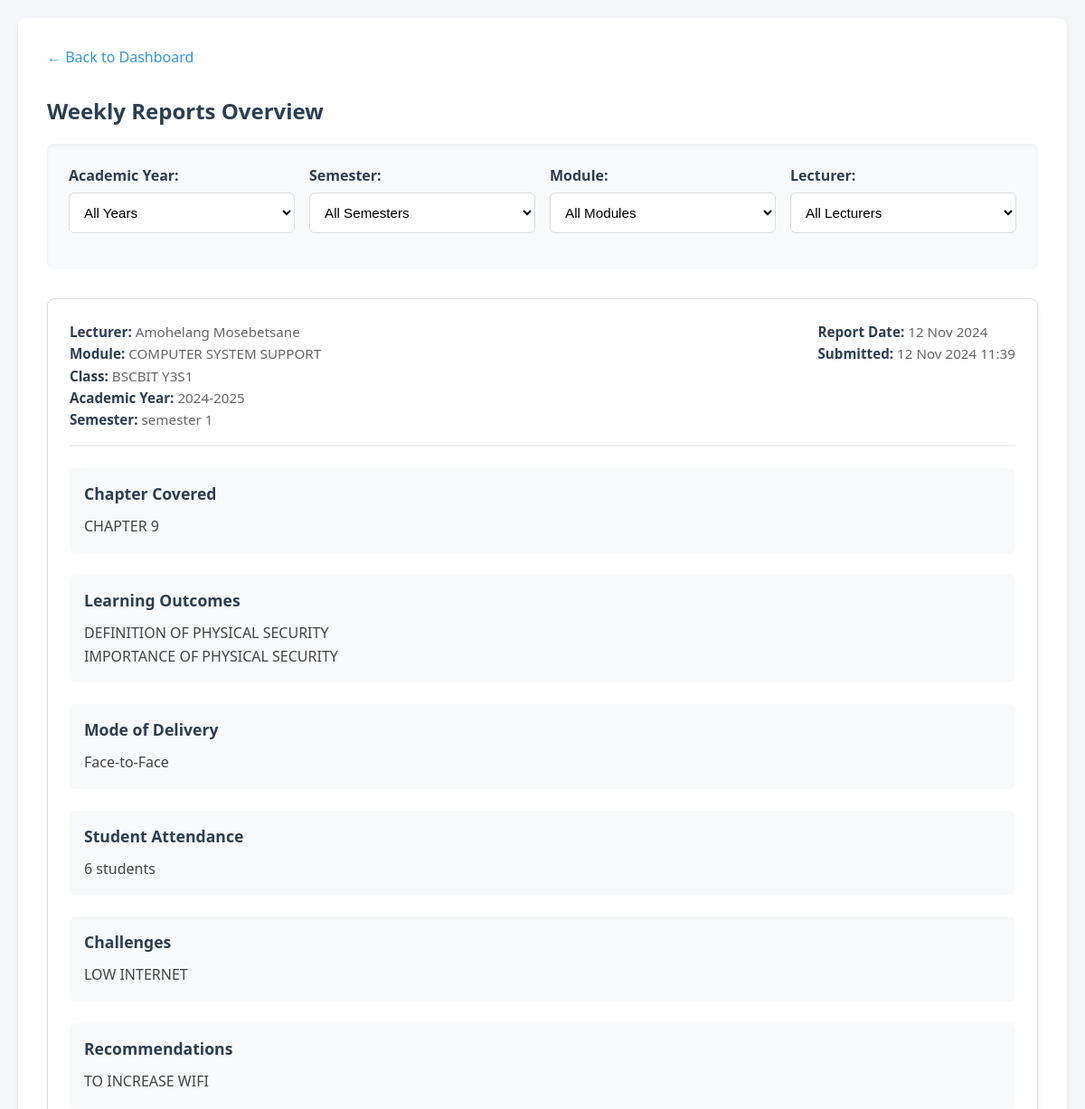
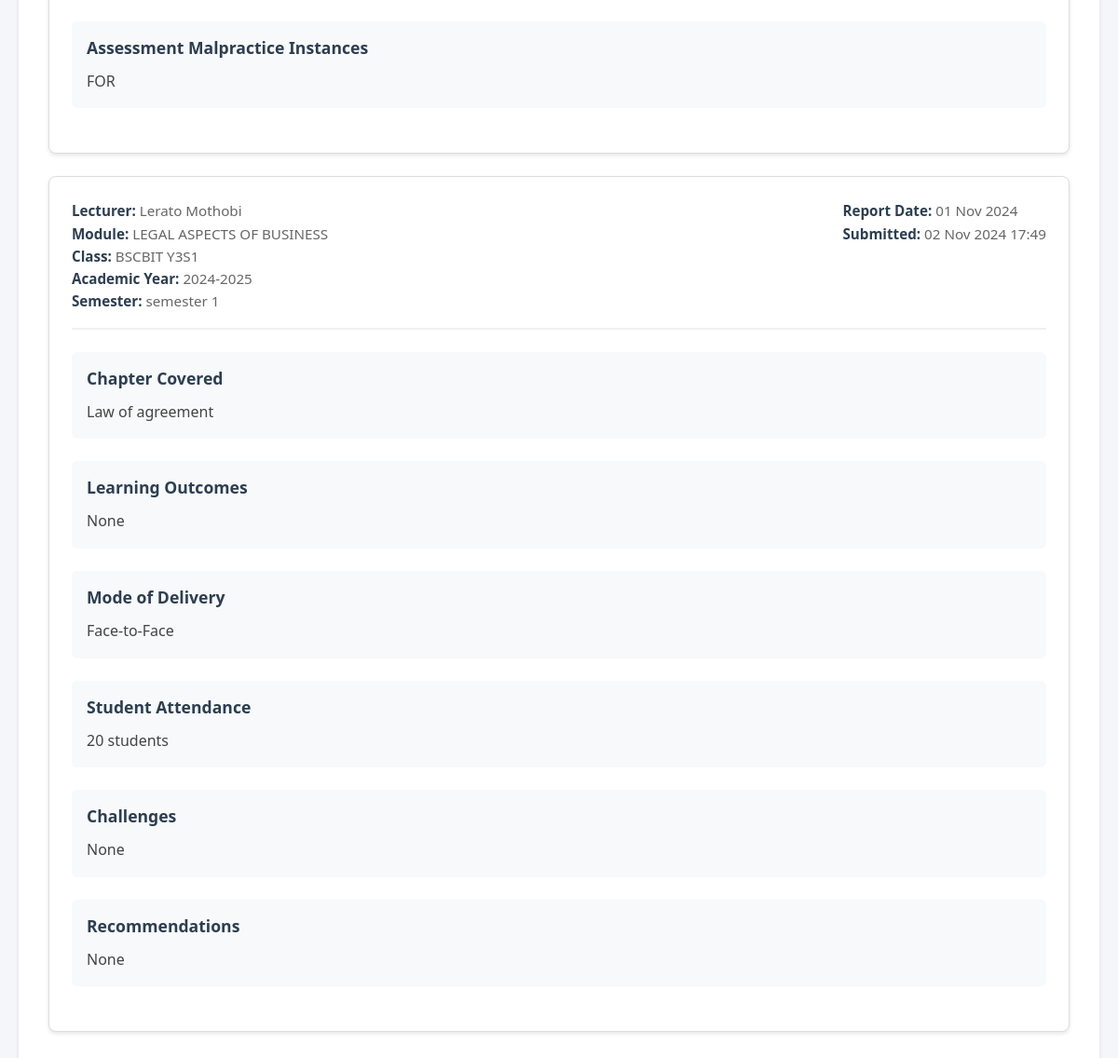
The page /view_reports.php (signed in) on the database its author committed (2 pictures, top to bottom).
### tables this page shows
CREATE TABLE `weekly_reports` (
  `id` int NOT NULL,
  `lecturer_id` int DEFAULT NULL,
  `module_id` int DEFAULT NULL,
  `class_id` int DEFAULT NULL,
  `chapter_covered` varchar(200) DEFAULT NULL,
  `learning_outcomes` text,
  `mode_of_delivery` varchar(50) DEFAULT NULL,
  `student_attendance` int DEFAULT NULL,
  `challenges` text,
  `recommendations` text,
  `malpractice_instances` text,
  `report_date` date DEFAULT NULL,
  `created_at` timestamp NULL DEFAULT CURRENT_TIMESTAMP
);

CREATE TABLE `users` (
  `id` int NOT NULL,
  `employee_number` varchar(20) DEFAULT NULL,
  `full_name` varchar(100) DEFAULT NULL,
  `email` varchar(100) DEFAULT NULL,
  `password` varchar(50) DEFAULT NULL,
  `role` enum('admin','lecturer','prl') DEFAULT NULL,
  `status` tinyint(1) DEFAULT '1',
  `created_at` timestamp NULL DEFAULT CURRENT_TIMESTAMP
);

CREATE TABLE `modules` (
  `id` int NOT NULL,
  `module_code` varchar(20) DEFAULT NULL,
  `module_name` varchar(100) DEFAULT NULL,
  `status` tinyint(1) DEFAULT '1'
);

CREATE TABLE `classes` (
  `id` int NOT NULL,
  `class_name` varchar(50) DEFAULT NULL,
  `status` tinyint(1) DEFAULT '1'
);

### view_reports.php (the view, shortened to what this page needs)
<?php
require_once 'config.php';
$query = "
    SELECT DISTINCT
           wr.id,
           wr.chapter_covered,
           wr.learning_outcomes,
           wr.mode_of_delivery,
           wr.student_attendance,
           wr.challenges,
           wr.recommendations,
           wr.malpractice_instances,
           wr.report_date,
           wr.created_at,
           u.full_name as lecturer_name,
           m.module_name,
           c.class_name,
           ay.year_name,
           s.semester_name
    FROM weekly_reports wr
    JOIN users u ON wr.lecturer_id = u.id
    JOIN modules m ON wr.module_id = m.id
    JOIN classes c ON wr.class_id = c.id
    JOIN lecturer_assignments la ON (
        wr.lecturer_id = la.lecturer_id AND
        wr.module_id = la.module_id AND
        wr.class_id = la.class_id
    )
    JOIN academic_years ay ON la.academic_year_id = ay.id
    JOIN semesters s ON la.semester_id = s.id
    WHERE 1=1
";
$params = [];
$query .= " ORDER BY wr.report_date DESC, wr.created_at DESC";
$stmt = $pdo->prepare($query);
$stmt->execute($params);
$reports = $stmt->fetchAll();
?>
<!DOCTYPE html>
<html>
<head>
</head>
<body>
    <div class="container">
        <div class="nav">
            <a href="dashboard.php">← Back to Dashboard</a>
        </div>
        <h2>Weekly Reports Overview</h2>
        <form method="GET" class="filters">
            <div class="filter-group">
                <label>Academic Year:</label>
                <select name="academic_year" onchange="this.form.submit()">
                    <option value="">All Years</option>
                </select>
            </div>
            <div class="filter-group">
                <label>Semester:</label>
                <select name="semester" onchange="this.form.submit()">
                    <option value="">All Semesters</option>
                </select>
            </div>
            <div class="filter-group">
                <label>Module:</label>
                <select name="module" onchange="this.form.submit()">
                    <option value="">All Modules</option>
                </select>
            </div>
            <div class="filter-group">
                <label>Lecturer:</label>
                <select name="lecturer" onchange="this.form.submit()">
                    <option value="">All Lecturers</option>
                </select>
            </div>
        </form>
        <?php if (empty($reports)): ?>
            <div class="no-reports">
                <p>No reports found matching the selected criteria.</p>
            </div>
        <?php else: ?>
            <?php foreach ($reports as $report): ?>
                <div class="report-card">
                    <div class="report-header">
                        <div class="report-meta">
                            <strong>Lecturer:</strong> <?php echo htmlspecialchars($report['lecturer_name']); ?><br>
                            <strong>Module:</strong> <?php echo htmlspecialchars($report['module_name']); ?><br>
                            <strong>Class:</strong> <?php echo htmlspecialchars($report['class_name']); ?><br>
                            <strong>Academic Year:</strong> <?php echo htmlspecialchars($report['year_name']); ?><br>
                            <strong>Semester:</strong> <?php echo htmlspecialchars($report['semester_name']); ?>
                        </div>
                        <div class="report-meta">
                            <strong>Report Date:</strong> <?php echo date('d M Y', strtotime($report['report_date'])); ?><br>
                            <strong>Submitted:</strong> <?php echo date('d M Y H:i', strtotime($report['created_at'])); ?>
                        </div>
                    </div>
                    <div class="report-content">
                        <div class="report-section">
                            <h4>Chapter Covered</h4>
                            <p><?php echo htmlspecialchars($report['chapter_covered']); ?></p>
                        </div>
                        <div class="report-section">
                            <h4>Learning Outcomes</h4>
                            <p><?php echo nl2br(htmlspecialchars($report['learning_outcomes'])); ?></p>
                        </div>
                        <div class="report-section">
                            <h4>Mode of Delivery</h4>
                            <p><?php echo htmlspecialchars($report['mode_of_delivery']); ?></p>
                        </div>
                        <div class="report-section">
                            <h4>Student Attendance</h4>
                            <p><?php echo htmlspecialchars($report['student_attendance']); ?> students</p>
                        </div>
                        <div class="report-section">
                            <h4>Challenges</h4>
                            <p><?php echo nl2br(htmlspecialchars($report['challenges'])); ?></p>
                        </div>
                        <div class="report-section">
                            <h4>Recommendations</h4>
                            <p><?php echo nl2br(htmlspecialchars($report['recommendations'])); ?></p>
                        </div>
                        <?php if ($report['malpractice_instances']): ?>
                            <div class="report-section">
                                <h4>Assessment Malpractice Instances</h4>
                                <p><?php echo nl2br(htmlspecialchars($report['malpractice_instances'])); ?></p>
                            </div>
                        <?php endif; ?>
                    </div>
                </div>
            <?php endforeach; ?>
        <?php endif; ?>
    </div>
</body>
</html>

### view_reports.php (style rules this page uses)
:root { --primary-color: #2c3e50; --secondary-color: #3498db; --accent-color: #e74c3c; --success-color: #2ecc71; --warning-color: #f1c40f; --text-light: #ecf0f1; --text-dark: #2c3e50; --border-color: #ddd; --card-shadow: 0 2px 4px rgba(0, 0, 0, 0.1); }
body { font-family: 'Segoe UI', Tahoma, Geneva, Verdana, sans-serif; margin: 0; padding: 20px; background: #f5f6fa; color: var(--text-dark); }
.container { max-width: 1200px; margin: 0 auto; background: white; padding: 2rem; border-radius: 8px; box-shadow: var(--card-shadow); }
.filters { display: grid; grid-template-columns: repeat(auto-fit, minmax(200px, 1fr)); gap: 1rem; margin-bottom: 2rem; padding: 1.5rem; background: #f8f9fa; border-radius: 8px; box-shadow: inset 0 2px 4px rgba(0, 0, 0, 0.05); }
.filter-group { margin-bottom: 1rem; }
label { display: block; margin-bottom: 0.5rem; font-weight: 600; color: var(--primary-color); }
select { width: 100%; padding: 0.75rem; border: 1px solid var(--border-color); border-radius: 6px; background: white; font-size: 0.95rem; transition: border-color 0.3s, box-shadow 0.3s; }
.report-card { border: 1px solid var(--border-color); margin-bottom: 1.5rem; padding: 1.5rem; border-radius: 8px; background: white; box-shadow: var(--card-shadow); transition: transform 0.3s, box-shadow 0.3s; }
.report-header { display: flex; justify-content: space-between; margin-bottom: 1.5rem; padding-bottom: 1rem; border-bottom: 2px solid #f0f0f0; }
.report-meta { color: #666; font-size: 0.95rem; line-height: 1.6; }
.report-meta strong { color: var(--primary-color); }
.report-content { margin-top: 1.5rem; }
.report-section { margin-bottom: 1.5rem; padding: 1rem; background: #f8f9fa; border-radius: 6px; }
.report-section h4 { margin: 0 0 0.75rem 0; color: var(--primary-color); font-size: 1.1rem; }
.report-section p { margin: 0; line-height: 1.6; color: #444; }
.nav { margin-bottom: 2rem; }
.nav a { color: var(--secondary-color); text-decoration: none; display: inline-flex; align-items: center; gap: 0.5rem; font-weight: 500; transition: color 0.3s; }

### rows shown on the page
weekly_reports: lecturer.full_name "Amohelang Mosebetsane", module.module_name "COMPUTER SYSTEM SUPPORT", class.class_name "BSCBIT Y3S1", year_name "2024-2025", semester_name "semester 1", report_date "12 Nov 2024", created_at "12 Nov 2024 11:39", chapter_covered "CHAPTER 9", learning_outcomes "DEFINITION OF PHYSICAL SECURITY IMPORTANCE OF PHYSICAL SECURITY", mode_of_delivery "Face-to-Face", student_attendance "6", challenges "LOW INTERNET", recommendations "TO INCREASE WIFI", malpractice_instances "FOR"
weekly_reports: lecturer.full_name "Lerato Mothobi", module.module_name "LEGAL ASPECTS OF BUSINESS", class.class_name "BSCBIT Y3S1", year_name "2024-2025", semester_name "semester 1", report_date "01 Nov 2024", created_at "02 Nov 2024 17:49", chapter_covered "Law of agreement", learning_outcomes "None", mode_of_delivery "Face-to-Face", student_attendance "20", challenges "None", recommendations "None"
